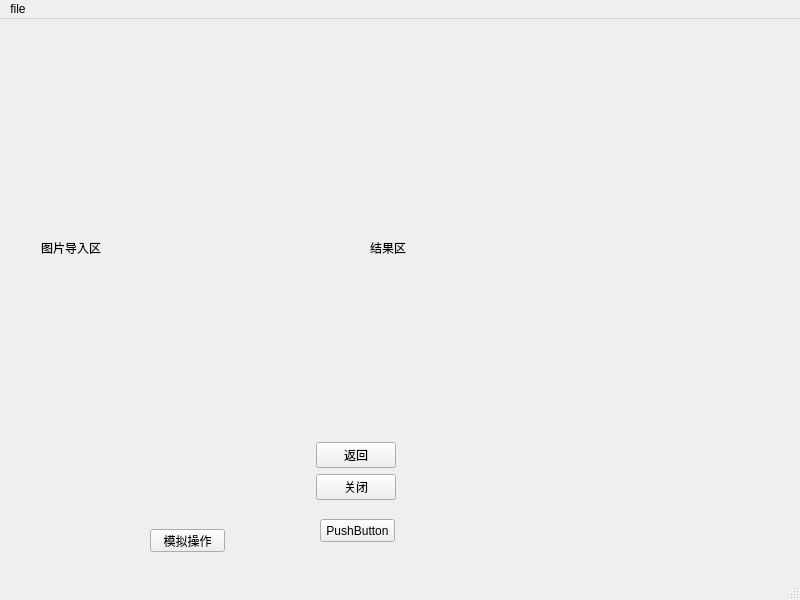
<?xml version="1.0" encoding="UTF-8"?>
<ui version="4.0">
 <class>mainWindow</class>
 <widget class="QMainWindow" name="mainWindow">
  <property name="geometry">
   <rect>
    <x>0</x>
    <y>0</y>
    <width>800</width>
    <height>600</height>
   </rect>
  </property>
  <property name="windowTitle">
   <string>Division</string>
  </property>
  <widget class="QWidget" name="centralwidget">
   <widget class="QPushButton" name="pushButton_4">
    <property name="geometry">
     <rect>
      <x>320</x>
      <y>500</y>
      <width>75</width>
      <height>23</height>
     </rect>
    </property>
    <property name="text">
     <string>PushButton</string>
    </property>
   </widget>
   <widget class="QPushButton" name="pushButton_3">
    <property name="geometry">
     <rect>
      <x>150</x>
      <y>510</y>
      <width>75</width>
      <height>23</height>
     </rect>
    </property>
    <property name="text">
     <string>模拟操作</string>
    </property>
   </widget>
   <widget class="QWidget" name="">
    <property name="geometry">
     <rect>
      <x>41</x>
      <y>40</y>
      <width>631</width>
      <height>441</height>
     </rect>
    </property>
    <layout class="QVBoxLayout" name="verticalLayout">
     <item>
      <layout class="QHBoxLayout" name="horizontalLayout">
       <item>
        <widget class="QLabel" name="label_image">
         <property name="styleSheet">
          <string notr="true">font: 36pt &quot;Adobe Devanagari&quot;;
font: 22pt &quot;Adobe Devanagari&quot;;</string>
         </property>
         <property name="text">
          <string>图片导入区</string>
         </property>
        </widget>
       </item>
       <item>
        <spacer name="verticalSpacer">
         <property name="orientation">
          <enum>Qt::Vertical</enum>
         </property>
         <property name="sizeHint" stdset="0">
          <size>
           <width>20</width>
           <height>208</height>
          </size>
         </property>
        </spacer>
       </item>
       <item>
        <widget class="QLabel" name="label_result">
         <property name="styleSheet">
          <string notr="true">font: 28pt &quot;Adobe Devanagari&quot;;</string>
         </property>
         <property name="text">
          <string>结果区</string>
         </property>
        </widget>
       </item>
      </layout>
     </item>
     <item>
      <layout class="QHBoxLayout" name="horizontalLayout_2">
       <item>
        <widget class="QPushButton" name="pushButton">
         <property name="sizePolicy">
          <sizepolicy hsizetype="Fixed" vsizetype="Fixed">
           <horstretch>0</horstretch>
           <verstretch>0</verstretch>
          </sizepolicy>
         </property>
         <property name="text">
          <string>返回</string>
         </property>
        </widget>
       </item>
      </layout>
     </item>
     <item>
      <layout class="QHBoxLayout" name="horizontalLayout_3">
       <item>
        <widget class="QPushButton" name="pushButton_2">
         <property name="sizePolicy">
          <sizepolicy hsizetype="Fixed" vsizetype="Fixed">
           <horstretch>0</horstretch>
           <verstretch>0</verstretch>
          </sizepolicy>
         </property>
         <property name="text">
          <string>关闭</string>
         </property>
        </widget>
       </item>
      </layout>
     </item>
    </layout>
   </widget>
  </widget>
  <widget class="QMenuBar" name="menubar">
   <property name="geometry">
    <rect>
     <x>0</x>
     <y>0</y>
     <width>800</width>
     <height>23</height>
    </rect>
   </property>
   <widget class="QMenu" name="menufile">
    <property name="title">
     <string>file</string>
    </property>
    <addaction name="actionopen_2"/>
   </widget>
   <addaction name="menufile"/>
  </widget>
  <widget class="QStatusBar" name="statusbar"/>
  <action name="actionopen">
   <property name="text">
    <string>open</string>
   </property>
  </action>
  <action name="openFileAction">
   <property name="text">
    <string>open</string>
   </property>
  </action>
  <action name="actionopen_2">
   <property name="text">
    <string>open</string>
   </property>
  </action>
 </widget>
 <resources/>
 <connections/>
</ui>
